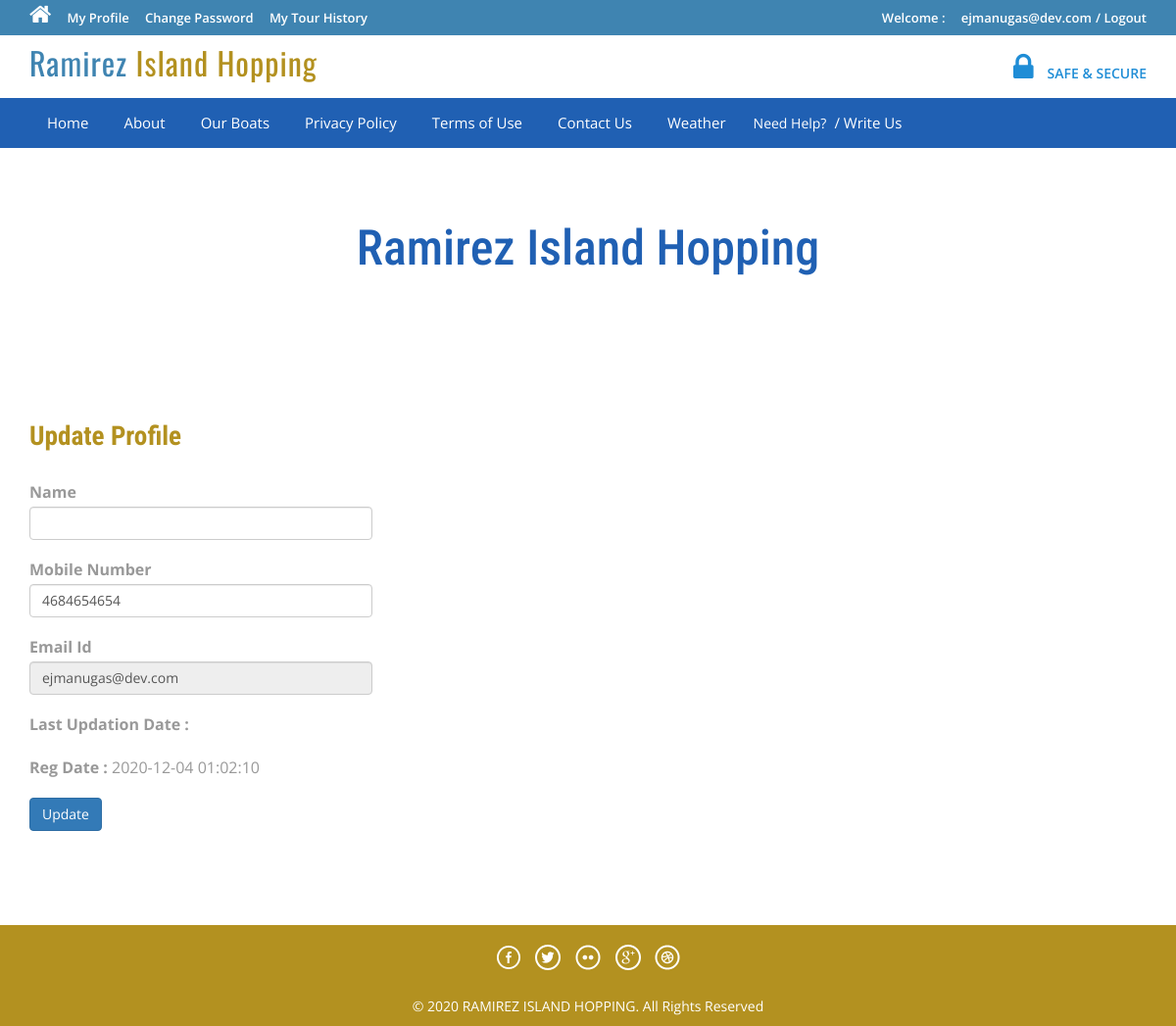
/profile.php (signed in), run on the app's committed database.
### tables this page shows
CREATE TABLE `tblusers` (
  `id` int(11) NOT NULL,
  `Fname` varchar(100) DEFAULT NULL,
  `Mname` varchar(100) NOT NULL,
  `Lname` varchar(100) NOT NULL,
  `MobileNumber` char(10) DEFAULT NULL,
  `EmailId` varchar(70) DEFAULT NULL,
  `Gnder` varchar(2) NOT NULL,
  `Password` varchar(100) DEFAULT NULL,
  `RegDate` timestamp NULL DEFAULT current_timestamp(),
  `UpdationDate` timestamp NULL DEFAULT NULL ON UPDATE current_timestamp()
);

### profile.php (the view, shortened to what this page needs)
<?php
include('includes/config.php');
if(strlen($_SESSION['login'])==0)
	{
header('location:index.php');
}
else{
?>
<!DOCTYPE HTML>
<html>
<head>
<link href="css/bootstrap.css" rel='stylesheet' type='text/css' />
<link href="css/style.css" rel='stylesheet' type='text/css' />
<link href="css/font-awesome.css" rel="stylesheet">
<link href="css/animate.css" rel="stylesheet" type="text/css" media="all">
</head>
<body>
<div class="top-header">
<?php include('includes/header.php');?>
<div class="banner-1 ">
	<div class="container">
		<h1 class="wow zoomIn animated animated" data-wow-delay=".5s" style="visibility: visible; animation-delay: 0.5s; animation-name: zoomIn;">Ramirez Island Hopping</h1>
	</div>
</div>
<div class="privacy">
	<div class="container">
		<h3 class="wow fadeInDown animated animated" data-wow-delay=".5s" style="visibility: visible; animation-delay: 0.5s; animation-name: fadeInDown;">Update Profile </h3>
		<form name="chngpwd" method="post">
<?php
$useremail=$_SESSION['login'];
$sql = "SELECT * from tblusers where EmailId=:useremail";
$query = $dbh -> prepare($sql);
$query -> bindParam(':useremail',$useremail, PDO::PARAM_STR);
$query->execute();
$results=$query->fetchAll(PDO::FETCH_OBJ);
if($query->rowCount() > 0)
{
foreach($results as $result)
{	?>
	<p style="width: 350px;">
			<b>Name</b>  <input type="text" name="name" value="<?php echo htmlentities($result->FullName);?>" class="form-control" id="name" required="">
	</p>
<p style="width: 350px;">
<b>Mobile Number</b>
<input type="text" class="form-control" name="mobileno" maxlength="10" value="<?php echo htmlentities($result->MobileNumber);?>" id="mobileno"  required="">
</p>
<p style="width: 350px;">
<b>Email Id</b>
	<input type="email" class="form-control" name="email" value="<?php echo htmlentities($result->EmailId);?>" id="email" readonly>
			</p>
<p style="width: 350px;">
<b>Last Updation Date : </b>
</p>
<p style="width: 350px;">
<b>Reg Date :</b>
<?php echo htmlentities($result->RegDate);?>
			</p>
<?php }} ?>
			<p style="width: 350px;">
<button type="submit" name="submit6" class="btn-primary btn">Update</button>
			</p>
			</form>
	</div>
</div>
<?php include('includes/footer.php');?>
</body>
</html>
<?php } ?>

### data on the page
tblusers: mobileno "4684654654", email "ejmanugas@dev.com", RegDate "2020-12-04 01:02:10"

### other printed values
$_SESSION['login'] "ejmanugas@dev.com"
